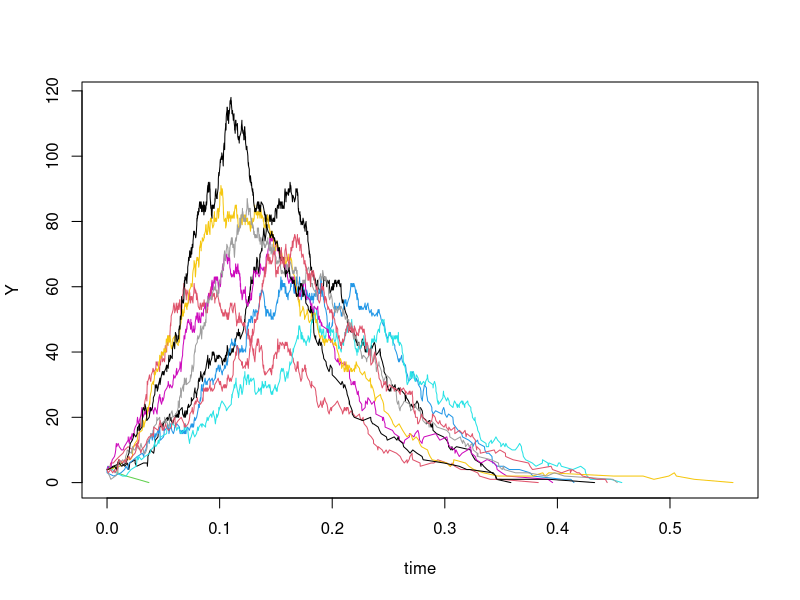

This chart was generated by the following R code:
## R script for DIY Gillespie Algorithm
## Author: Aaron King (date unknown, unedited)
## Sourced from: Hamish McCallum (2018)

###  First set routine to define one-step function

SIR.onestep <- function (x, params) {
  X <- x[2]
  Y <- x[3]
  Z <- x[4]
  N <- X+Y+Z
  beta <- params["beta"]
  mu <- params["mu"]
  gamma <- params["gamma"]
  
  ## each individual rate
  
  rates <- c(
    birth=mu*N,
    infection=beta*X*Y/N,
    recovery=gamma*Y,
    sdeath=mu*X,
    ideath=mu*Y,
    rdeath=mu*Z
  )
  
  #### what changes with each event?
  
  transitions <- list( 
    birth=c(1,0,0),
    infection=c(-1,1,0),
    recovery=c(0,-1,1),
    sdeath=c(-1,0,0),
    ideath=c(0,-1,0),
    rdeath=c(0,0,-1)
  )
  
  ## total event rate
  total.rate <- sum(rates)
  
  ## waiting time (note exponentially distributed random events)
  
  tau <- rexp(n=1,rate=total.rate)
  
  ## which event occurs?
  event <- sample.int(n=6,size=1,prob=rates/total.rate)
  x+c(tau,transitions[[event]])  ## double square bracket as recursive from list
}

############   Routine to define bounds of simulation

SIR.simul <- function (x, params, maxstep = 10000) {
  output <- array(dim=c(maxstep+1,4))
  colnames(output) <- names(x)
  output[1,] <- x
  k <- 1
  ## loop until either k > maxstep or
  ## there are no more infectives
  while ((k <= maxstep) && (x["Y"] > 0)) {
    k <- k+1
    output[k,] <- x <- SIR.onestep(x,params)
  }
  as.data.frame(output[1:k,])
}

#####   Routine to run program  ~ note use of plyr as rdply to store results

set.seed(56856583)
nsims <- 10
xstart <- c(time=0,X=396,Y=4,Z=0) #initial conditions
params <- c(mu=0.02,beta=60,gamma=365/13) #parameters

require(plyr) ###  plyr really powerful for simplifying repeated complex operations
simdat <- rdply(
  nsims,
  SIR.simul(xstart,params)
)
head(simdat)
plot(Y~time,data=simdat,type='n')
d_ply(simdat,".n",function(x)lines(Y~time,data=x,col=.n))
